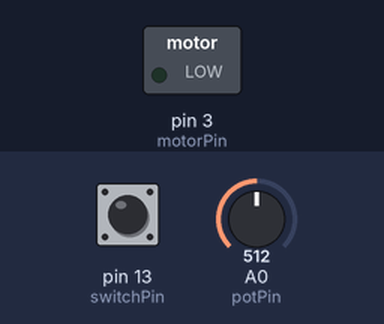
A sketch run on a simulated Arduino Uno, built with avr-gcc and run on an emulated ATmega328P. Parts: switched loads named in the sketch (green lamp = pin HIGH). The test bench sets the inputs (shaded band); at power-on: pin 13 (switchPin) HIGH, A0 (potPin) = 512.

Above: at 1.2 s.
1.3 s: pin 13 (switchPin) pulled LOW for 0.15 s
At 2.1 s:
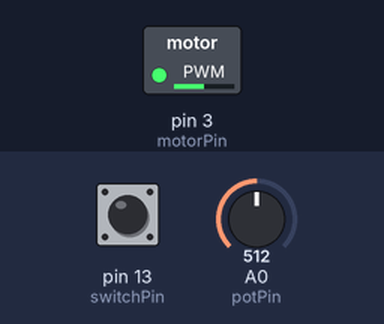
2.9 s: A0 (potPin) set to 716
At 4.1 s:
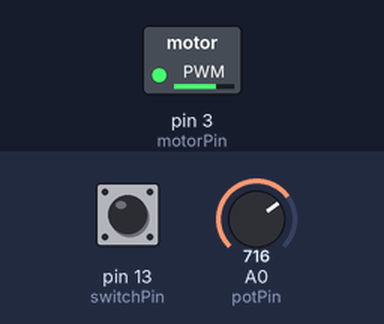
4.4 s: A0 (potPin) set to 900
At 5.3 s:
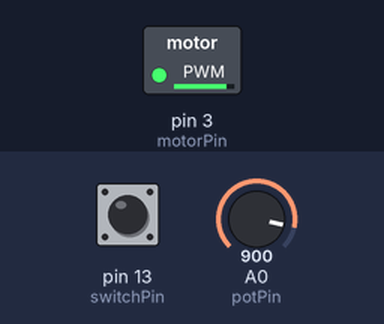
5.9 s: A0 (potPin) set to 122
At 6.4 s:
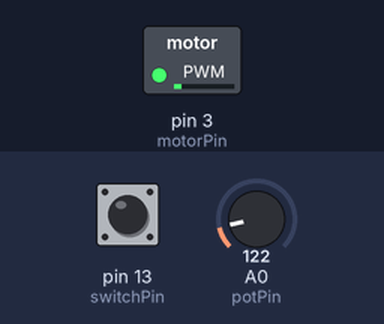
7.4 s: pin 13 (switchPin) pulled LOW for 1 s
At 8.0 s:
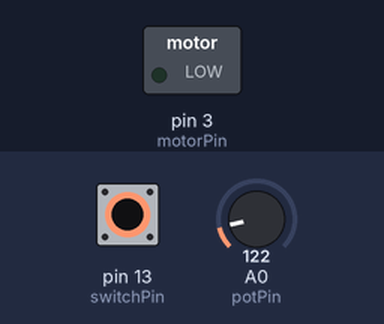
9.9 s: pin 13 (switchPin) pulled LOW for 3.2 s
At 11.1 s:
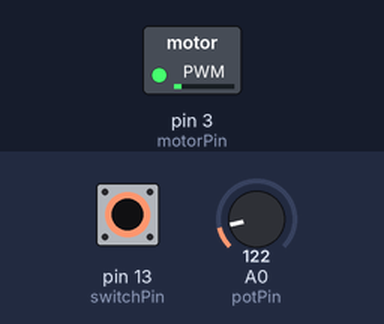
Timing chart, 0 to 12.9 s (numbered marks = the images above; inputs shaded):
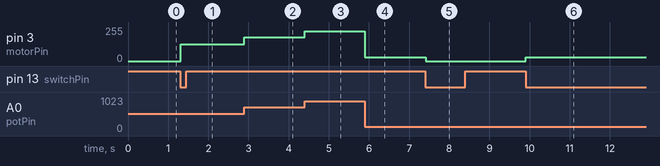

The sketch:

FanController4.ino
```cpp
/*扇風機を作ろう！その4
 * 内容
 * タッチセンサを押すたびにファン（モータ）のON/OFFが切り替わる
 * 可変抵抗によって，モータの回転数を調節する
 */
const int switchPin = 13; // タクトスイッチのピン
const int motorPin = 3; // モータを動かすピン
const int potPin = A0; // 可変抵抗のピン
int switchState = 0; // タクトスイッチの状態(State) 0:オフ，1:オン
int old_switchState = 0; // 一回前のタクトスイッチの状態
bool isRunning = false; // モーターを動かすかどうか false:動かさない, true:動かす

// Arduinoが起動した時，1度だけ実行
void setup() {
 pinMode(switchPin,INPUT_PULLUP); // スイッチピンをinput pullupにする
 pinMode(motorPin,OUTPUT); // モータピンをoutputにする
 Serial.begin(9800);
}

// 起動中ずっと実行
void loop() {
  switchState = digitalRead(switchPin); // switchPinの状態をswitchStateに代入 押している時:LOW 離している時:HIGH
  if(switchState == LOW && old_switchState == HIGH){ // もし「今の状態が押している時かつ前の状態が押していない時(スイッチを押した一瞬)」なら
    isRunning = !isRunning; // 動きを切り替える
    delay(10); // チャタリング用
  }else if(switchState == HIGH && old_switchState == LOW){ // もし「今の状態が押している時」かつ「前の状態が押していない時」(スイッチを離したら)なら
    delay(10); // チャタリング用
  }
  if(isRunning){ // もし動かすなら
    analogWrite(motorPin,map(analogRead(potPin),0,1023,0,254)); // モータに電流を流す 可変抵抗の取得する値(0~1023)を0~254に変換する
  }
  else{ // 動かさなければ
    analogWrite(motorPin,0); // モータに電流を流さない
  }
  old_switchState = switchState; // 今回のスイッチの状態を代入
}
```

Measured:
- after the input at 1.3 s, pin 3 (motorPin): 0/255 → 127/255 at once
- after the input at 2.9 s, pin 3 (motorPin): 127/255 → 177/255 at once
- after the input at 4.4 s, pin 3 (motorPin): 177/255 → 223/255 at once
- after the input at 5.9 s, pin 3 (motorPin): 223/255 → 30/255 at once
- after the input at 7.4 s, pin 3 (motorPin): 30/255 → 0/255 at once
- after the input at 9.9 s, pin 3 (motorPin): 0/255 → 30/255 at once
